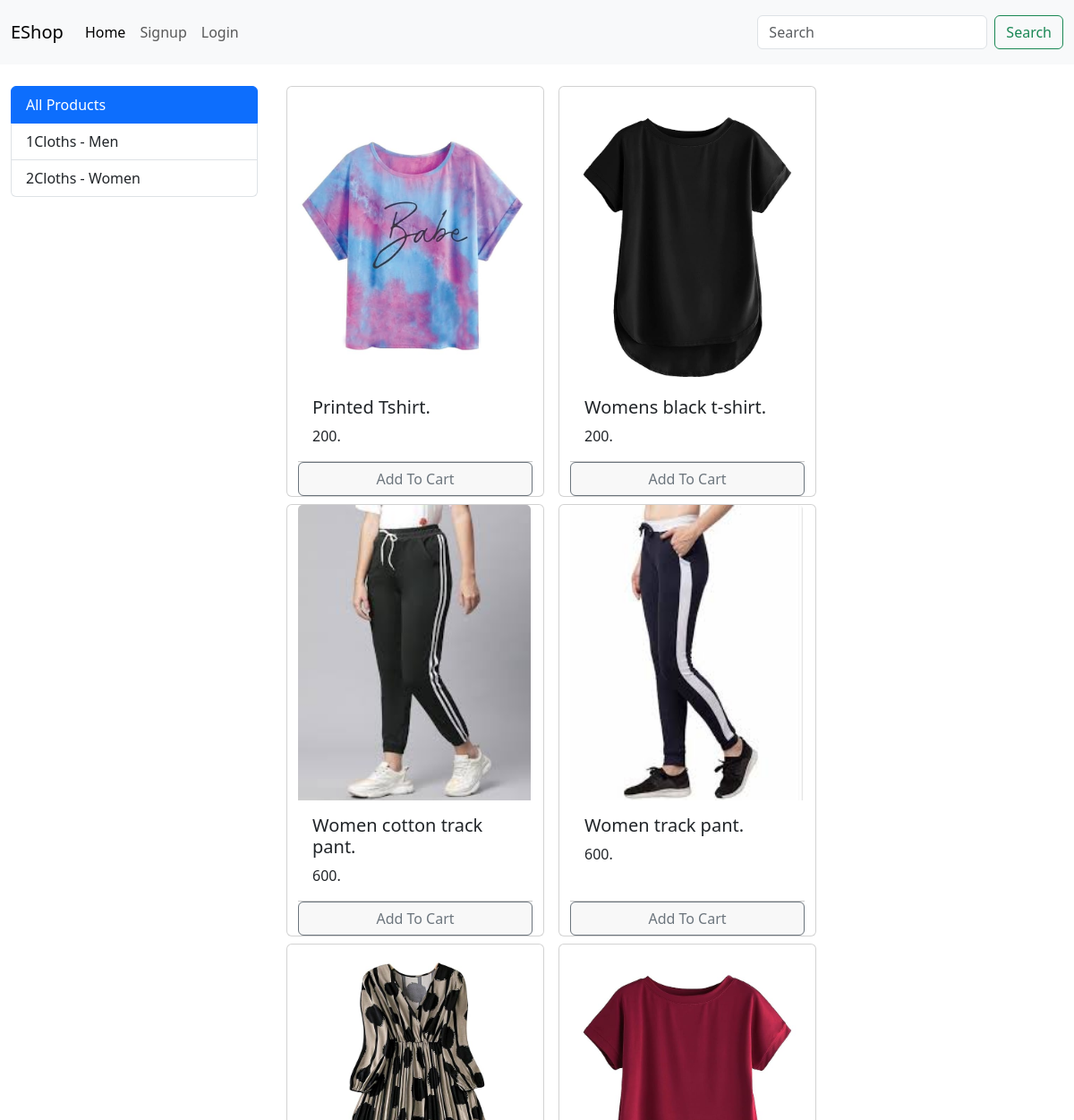
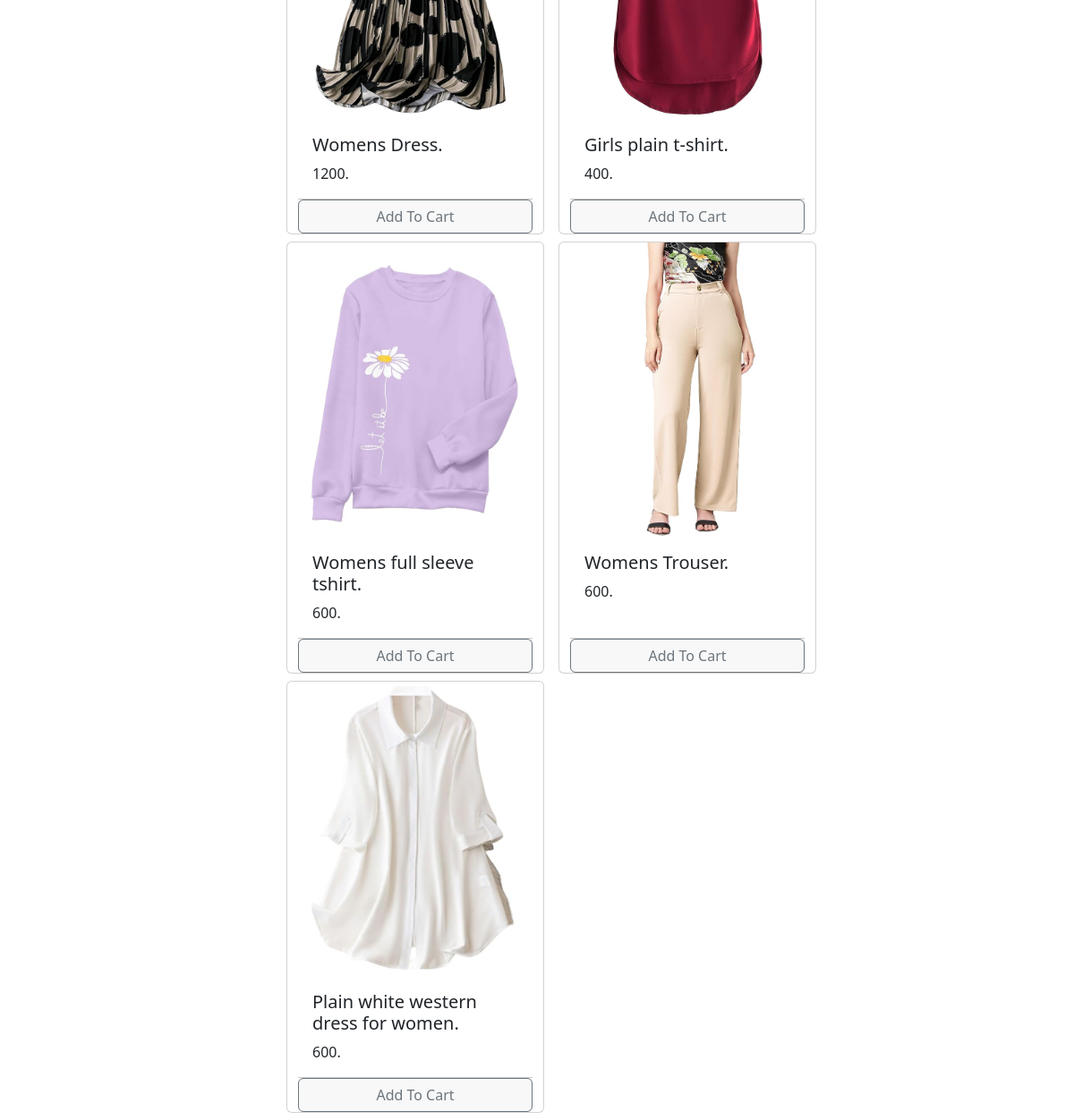
The app's page /?category=2 with its own data (2 pictures, top to bottom).
### store/models/category.py (models this page shows)
class Category(models.Model):
    category = models.CharField(max_length=100)
    def __str__(self):
        return self.category
    @staticmethod
    def get_all_categories():
        return Category.objects.all()

### store/models/Product.py (models this page shows, shortened)
class Product(models.Model):
    name = models.CharField(max_length=100)
    price = models.IntegerField()
    category = models.ForeignKey(Category,on_delete=models.CASCADE,default=1)
    description = models.CharField(max_length=200,default='')
    image = models.ImageField(upload_to='uploads/products/')
    @staticmethod
    def get_all_products_by_categoryid(category_id):
        if category_id:
            return Product.objects.filter(category=category_id)
        else:
            return Product.objects.all()

### store/views.py (the view, shortened to what this page needs)
# urls.py: path('',Index.as_view(),name='homepage'),
class Index(View):
    def get(self,request):
        cart = request.session.get('cart')
        if not cart:
            request.session['cart']={}
        product = None
        categories = Category.get_all_categories()
        category_id = request.GET.get('category')
        if category_id:
            product = Product.get_all_products_by_categoryid(category_id)
        else:
            product = Product.get_all_products()
        data = {}
        data['product'] = product
        data['categories'] = categories
        print('You are :', request.session.get('email'))
        return render(request, 'index.html', data)

### store/templatetags/cart.py (called while the page is built)
@register.filter(name='is_in_cart')
def is_in_cart(product,cart):
   keys = cart.keys()
   for id in keys:
       if int(id) == product.id:
           return True
   return False

### template/index.html (shortened to what this page needs)
{% extends 'base/base.html' %}
{% block start %}
{% load cart %}
<div class="container-fluid mt-4">
    <div class="row">
        <div id="filter" class="col-lg-3 mx-auto">
            <div class="list-group">
                <a href="/" class="list-group-item list-group-item-action active" aria-current="true">
                    All Products
                </a>
                {% for category in categories %}
                <a href="/?category={{category.id}}" class="list-group-item list-group-item-action">{{category.id}}{{category}}</a>
                {% endfor %}
            </div>
        </div>
    <div id="products" class="col-lg-9 mx-auto">
        <div class="row mx-auto">
        {% for product in product %}
            <div class="card mx-2 mb-2" id="{{product.id}}" style="width: 18rem;">
                <img src="{{product.image.url}}" class="card-img-top" style="width:260px;height:330px;" alt="...">
                <div class="card-body">
                    <h5 class="card-title">{{product.name}}.</h5>
                    <p class="card-text">{{product.price}}.</p>
                </div>
                <div class="card-footer p-0 ">
                    {% if product|is_in_cart:request.session.cart %}
                    <div class="row no-gutters" >
                         <form action="/#{{product.id}}" class="col-2" method="POST">
                            <div class="col-auto">
                                {% csrf_token %}
                                <input hidden type="text" name="product"  value="{{product.id}}" >
                                <input hidden type="text" name="remove"  value="True" >
                                <button type="submit" class="btn btn-secondary"> - </button>
                            </div>
                        </form>
                        <div class="text-center col">{{product|cart_quantity:request.session.cart}} In Cart</div>
                        <form action="/#{{product.id}}" class="col-2" method="POST">
                            <div class="col-auto">
                                {% csrf_token %}
                                <input hidden name="product"  value="{{product.id}}" >
                                <button type="submit" class="btn btn-secondary"> + </button>
                            </div>
                        </form>
                    </div>
                    {% else %}
                    <form action="/#{{product.id}}" method="POST" class="btn-block">
                        <div class="col-auto">
                            <button type="submit" class="btn btn-outline-secondary form-control">Add To Cart</button>
                        </div>
                    </form>
                    {% endif %}
                </div>
            </div>
        {% endfor %}
        </div>
    </div>
</div>
</div>
{% endblock %}

### records on screen
Category: id "1", category "Cloths - Men"
Category: id "2", category "Cloths - Women"
Product: image (picture), name "Printed Tshirt", price "200"
Product: image (picture), name "Womens black t-shirt", price "200"
Product: image (picture), name "Women cotton track pant", price "600"
Product: image (picture), name "Women track pant", price "600"
Product: image (picture), name "Womens Dress", price "1200"
Product: image (picture), name "Girls plain t-shirt", price "400"
Product: {{ product.id }} 18 (drawn), image (picture), name "Womens full sleeve tshirt", price "600"
Product: image (picture), name "Womens Trouser", price "600"
Product: image (picture), name "Plain white western dress for women", price "600"
